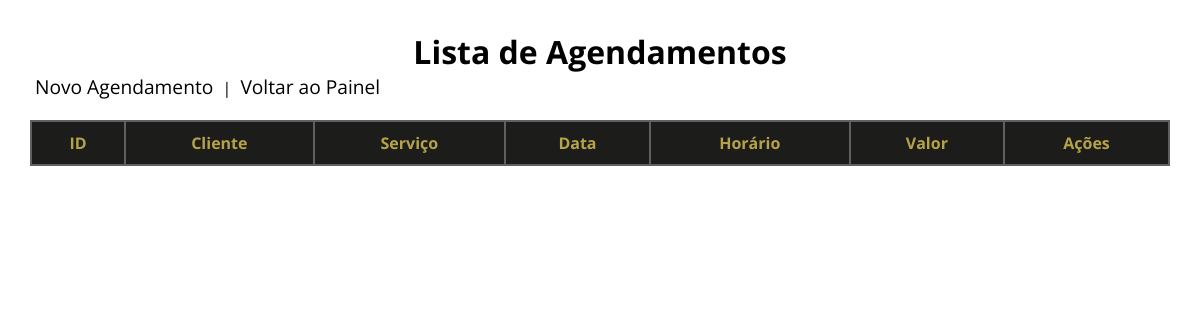
/agendamento/listar.php (signed in), run on an earlier commit of the app's database.
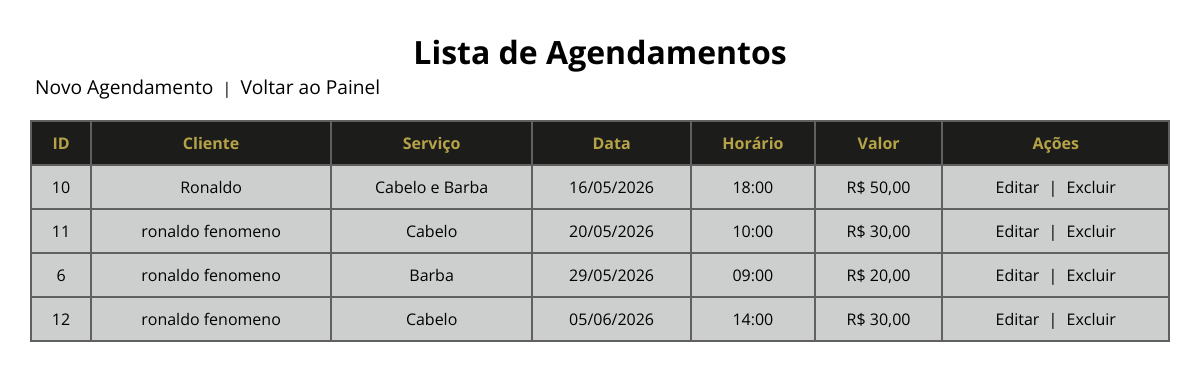
And on a later commit of the database.
### tables this page shows
CREATE TABLE `agendamentos` (
  `id` int(11) NOT NULL,
  `cliente` varchar(100) NOT NULL,
  `servico` varchar(50) NOT NULL,
  `data_agendada` date NOT NULL,
  `horario` time NOT NULL,
  `valor` decimal(10,2) NOT NULL,
  `id_usuario` int(11) NOT NULL
);

### agendamento/listar.php (the view, shortened to what this page needs)
<?php
include("../conexao.php");
$id_usuario = $_SESSION['id_usuario'];
$sql = "SELECT * FROM agendamentos
        WHERE id_usuario = ?
        ORDER BY data_agendada, horario";
$stmt = $conexao->prepare($sql);
$stmt->bind_param("i", $id_usuario);
$stmt->execute();
$resultado = $stmt->get_result();
?>
<!DOCTYPE html>
<html lang="pt-br">
<head>
    <link rel="stylesheet" href="../src/style-listar.css">
</head>
<body>
    <h1>Lista de Agendamentos</h1>
    <p>
        <a class="link" href="cadastrar.php">Novo Agendamento</a> |
        <a class="link" href="../dashboard.php">Voltar ao Painel</a>
    </p>
    <table>
        <tr>
            <th>ID</th>
            <th>Cliente</th>
            <th>Serviço</th>
            <th>Data</th>
            <th>Horário</th>
            <th>Valor</th>
            <th>Ações</th>
        </tr>
        <?php while ($agendamento = $resultado->fetch_assoc()): ?>
        <tr>
            <td><?php echo $agendamento['id']; ?></td>
            <td><?php echo $agendamento['cliente']; ?></td>
            <td><?php echo $agendamento['servico']; ?></td>
            <td><?php echo date('d/m/Y', strtotime($agendamento['data_agendada'])); ?></td>
            <td><?php echo substr($agendamento['horario'], 0, 5); ?></td>
            <td>R$ <?php echo number_format($agendamento['valor'], 2, ',', '.'); ?></td>
            <td>
                <a href="editar.php?id=<?php echo $agendamento['id']; ?>">Editar</a>
                |
                <a href="excluir.php?id=<?php echo $agendamento['id']; ?>"
                   onclick="return confirm('Deseja realmente excluir?')">
                    Excluir
                </a>
            </td>
        </tr>
        <?php endwhile; ?>
    </table>
</body>
</html>

### src/style-listar.css (style rules this page uses)
* { padding: 0; margin: 0; box-sizing: border-box; font-family: "Open Sans", sans-serif; }
:root { --cor-fonte: #B6A347; --cor-fundo: #1C1C1A; --cor-fundo-2: #cdcece; --cor-fundo-botao: #9b9b9b; }
body { margin: 30px; }
table { background-color: var(--cor-fundo-2); width: 100%; border-collapse: collapse; margin-top: 20px; }
h1 { text-align: center; }
th, td { border: 2px solid rgb(97, 96, 96); padding: 10px; text-align: center; }
th { background: var(--cor-fundo); color: #B6A347; }
a { text-decoration: none; margin: 0 5px; color: black; }
a.link { font-size: 1.2rem; }

What changed in the data, as far as the page shows it:
added agendamentos: id "10", cliente "Ronaldo", servico "Cabelo e Barba", data_agendada "16/05/2026", horario "18:00", valor "50,00"
added agendamentos: id "11", cliente "ronaldo fenomeno", servico "Cabelo", data_agendada "20/05/2026", horario "10:00", valor "30,00"
added agendamentos: id "6", cliente "ronaldo fenomeno", servico "Barba", data_agendada "29/05/2026", horario "09:00", valor "20,00"
added agendamentos: id "12", cliente "ronaldo fenomeno", servico "Cabelo", data_agendada "05/06/2026", horario "14:00", valor "30,00"
